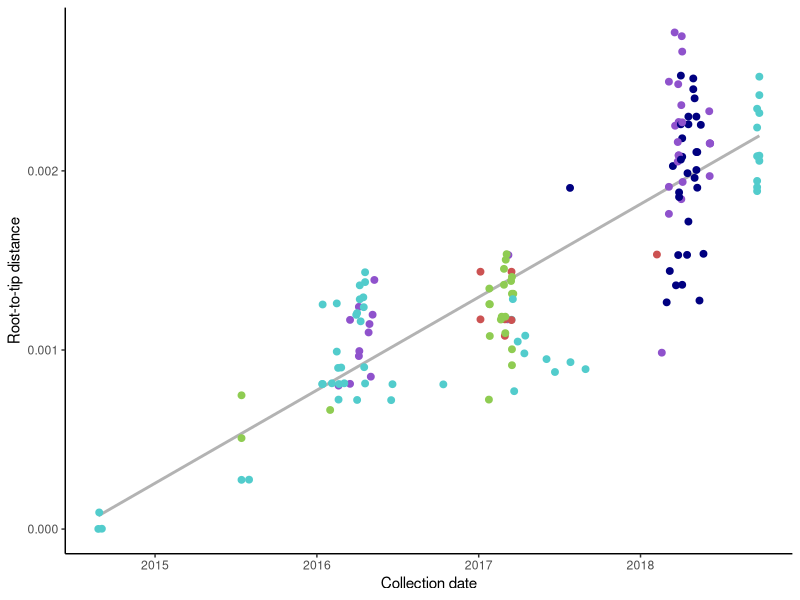

Generate this figure with R:
library(ggplot2)
library(lubridate)


df <- read.table(file = "rtt_data.noOutliers.tsv",
                 sep="\t",
                 header=T,
                 as.is = T)
head(df)

meta <- read.table(file = "metadata.noOutliers.tsv",
                   sep="\t",
                   header=T,
                   as.is = T)
head(meta)

region <- vector()
for(i in 1:length(df$tip)){
  region[i] <- meta$region[which(meta$name==df$tip[i])]
}
table(region)
df$region <- region
df$region[grep(pattern = "^\\d+",x = df$tip)] <- "Original"





m <- lm(formula = distance ~ date,data = df)
summary(m)

head(df)

colors <- c("#cc5252ff",
            "#8fcc52ff",
            "#52ccccff",
            "#8f52ccff",
            "#000080ff")

color_names <- c("Centre-West",
                 "North",
                 "Northeast",
                 "RJ",
                 "Original")

names(colors) <- color_names


ggplot()+
  geom_smooth(data = df,aes(x=date,y=distance),color="grey70",method="lm",se = FALSE) +
  geom_point(data = df,aes(x=date,y=distance,fill=region,color=region),size=2) +
  scale_color_manual(values = colors) +
  ylab("Root-to-tip distance") +
  xlab("Collection date") + 
  theme_classic() +
  theme(legend.position = "none")






